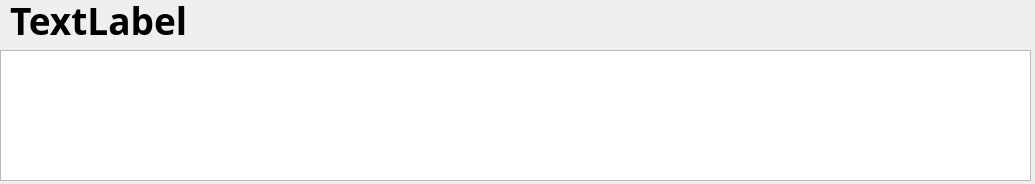
<?xml version="1.0" encoding="UTF-8"?>
<ui version="4.0">
 <class>Form</class>
 <widget class="QWidget" name="Form">
  <property name="geometry">
   <rect>
    <x>0</x>
    <y>0</y>
    <width>1035</width>
    <height>184</height>
   </rect>
  </property>
  <property name="windowTitle">
   <string>Form</string>
  </property>
  <widget class="QTableWidget" name="report_table">
   <property name="geometry">
    <rect>
     <x>0</x>
     <y>50</y>
     <width>1031</width>
     <height>131</height>
    </rect>
   </property>
  </widget>
  <widget class="QLabel" name="report_title">
   <property name="geometry">
    <rect>
     <x>10</x>
     <y>0</y>
     <width>1021</width>
     <height>41</height>
    </rect>
   </property>
   <property name="font">
    <font>
     <family>Yu Gothic UI Semibold</family>
     <pointsize>28</pointsize>
     <weight>75</weight>
     <bold>true</bold>
    </font>
   </property>
   <property name="text">
    <string>TextLabel</string>
   </property>
  </widget>
 </widget>
 <resources/>
 <connections/>
</ui>
